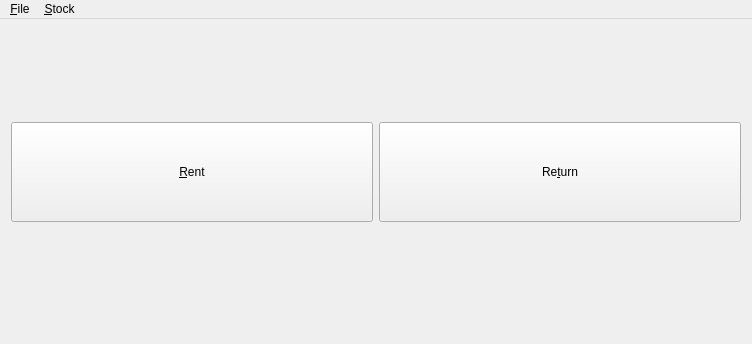
<?xml version="1.0" encoding="UTF-8"?>
<ui version="4.0">
 <class>MainWindow</class>
 <widget class="QMainWindow" name="MainWindow">
  <property name="geometry">
   <rect>
    <x>0</x>
    <y>0</y>
    <width>752</width>
    <height>344</height>
   </rect>
  </property>
  <property name="windowTitle">
   <string>Roskilde Skiclub Rantal System</string>
  </property>
  <widget class="QWidget" name="centralWidget">
   <layout class="QGridLayout" name="gridLayout">
    <item row="0" column="1">
     <widget class="QPushButton" name="input_return_pushButton">
      <property name="minimumSize">
       <size>
        <width>0</width>
        <height>100</height>
       </size>
      </property>
      <property name="text">
       <string>Re&amp;turn</string>
      </property>
     </widget>
    </item>
    <item row="0" column="0">
     <widget class="QPushButton" name="input_rent_pushButton">
      <property name="minimumSize">
       <size>
        <width>0</width>
        <height>100</height>
       </size>
      </property>
      <property name="text">
       <string>&amp;Rent</string>
      </property>
     </widget>
    </item>
   </layout>
  </widget>
  <widget class="QMenuBar" name="menuBar">
   <property name="geometry">
    <rect>
     <x>0</x>
     <y>0</y>
     <width>752</width>
     <height>22</height>
    </rect>
   </property>
   <widget class="QMenu" name="menu_File">
    <property name="title">
     <string>&amp;File</string>
    </property>
    <addaction name="action_RentItems"/>
    <addaction name="action_ReturnItems"/>
    <addaction name="separator"/>
    <addaction name="action_Exit"/>
   </widget>
   <widget class="QMenu" name="menu_Stock">
    <property name="title">
     <string>&amp;Stock</string>
    </property>
    <addaction name="action_AddItems"/>
    <addaction name="action_HiredItems"/>
    <addaction name="actionPrint_Checklist"/>
    <addaction name="action_Mass_State_Change"/>
   </widget>
   <addaction name="menu_File"/>
   <addaction name="menu_Stock"/>
  </widget>
  <widget class="QStatusBar" name="statusBar">
   <property name="sizeGripEnabled">
    <bool>false</bool>
   </property>
  </widget>
  <action name="action_RentItems">
   <property name="text">
    <string>&amp;Rent</string>
   </property>
   <property name="toolTip">
    <string>Rent Items</string>
   </property>
  </action>
  <action name="action_ReturnItems">
   <property name="text">
    <string>Re&amp;turn Items</string>
   </property>
   <property name="toolTip">
    <string>Return rented items</string>
   </property>
  </action>
  <action name="action_Exit">
   <property name="text">
    <string>E&amp;xit</string>
   </property>
  </action>
  <action name="action_AddItems">
   <property name="text">
    <string>&amp;Add items</string>
   </property>
  </action>
  <action name="action_HiredItems">
   <property name="text">
    <string>&amp;Hired Items</string>
   </property>
   <property name="toolTip">
    <string>Show all hired items</string>
   </property>
  </action>
  <action name="actionPrint_Checklist">
   <property name="text">
    <string>&amp;Print Checklist</string>
   </property>
   <property name="toolTip">
    <string>&amp;Print Checklist</string>
   </property>
  </action>
  <action name="action_Mass_State_Change">
   <property name="text">
    <string>&amp;Mass State Change</string>
   </property>
  </action>
 </widget>
 <layoutdefault spacing="6" margin="11"/>
 <resources/>
 <connections/>
 <slots>
  <slot>rentalAction()</slot>
 </slots>
</ui>
